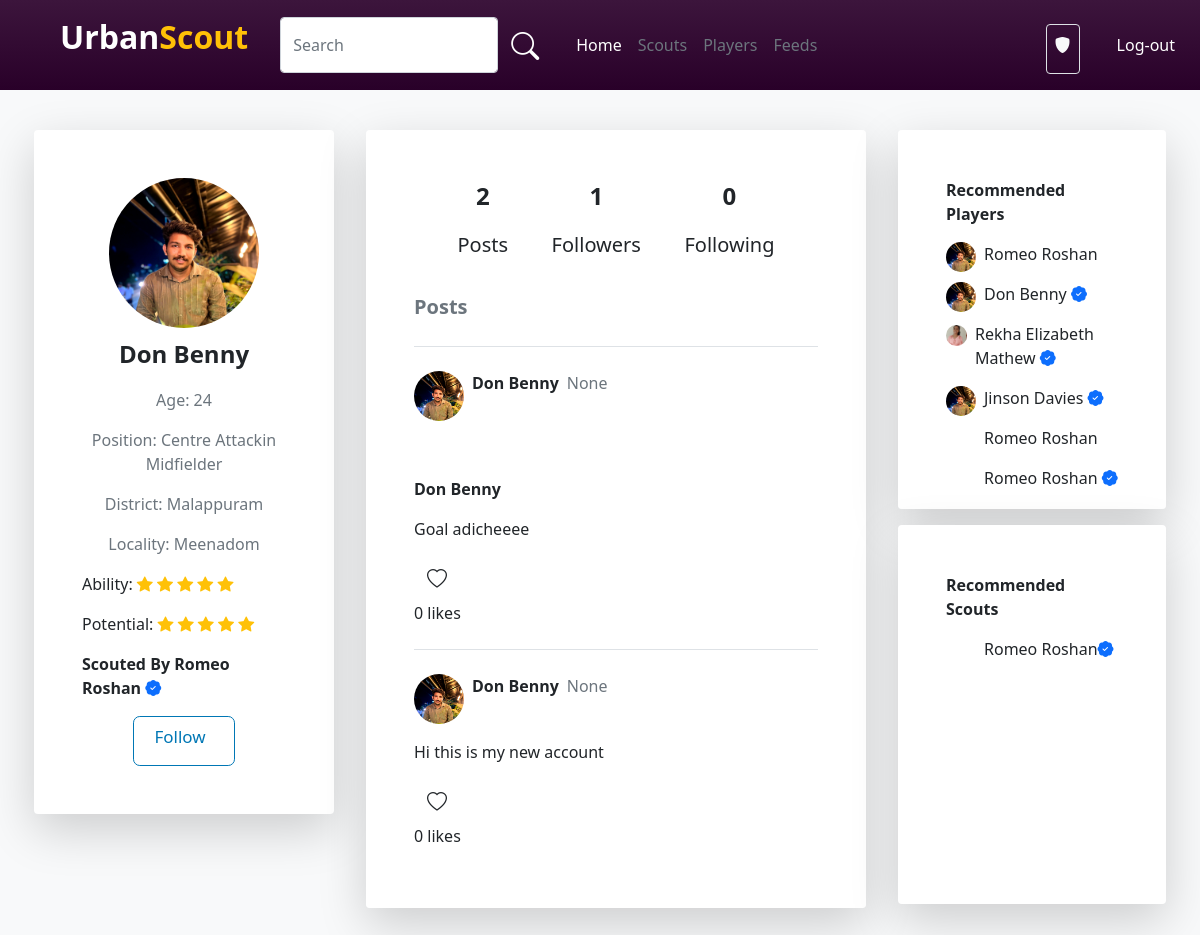
Before: /playerhome/20 with the older database file.
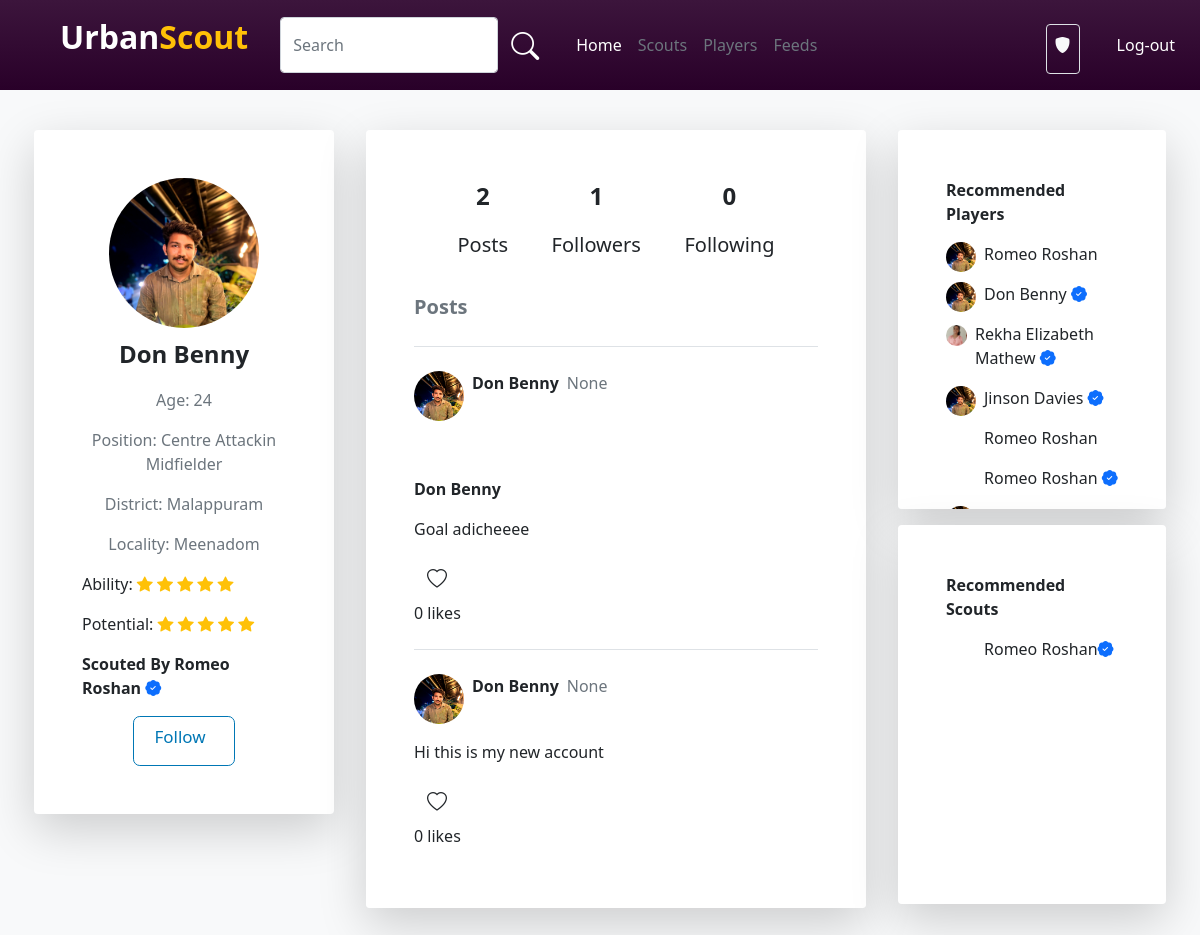
After: the same page with the newer database file.
### account/models.py (models this page shows)
class User(AbstractUser):
    username=models.CharField(max_length=32, blank=True, null=True)
    USERNAME_FIELD = 'email'
    email = models.EmailField(unique=True)
    img=models.ImageField(upload_to='pics',default='https://img.freepik.com/free-icon/man_318-677829.jpg',null=True)
    is_player=models.BooleanField('is_player',default=False)
    is_club=models.BooleanField('is_club',default=False)
    is_scout=models.BooleanField('is_scout',default=False)
    player_dob = models.DateField(("Date of Birth"), default=date.today, validators=[validate_dob])
    player_pos = models.CharField(("Position"),default='',max_length=30,choices=Pos_Choice)
    district = models.CharField(("District"),default='',max_length=20,choices=District_Choice)
    locality = models.CharField(("Locality"),default='',max_length=50,blank=True)
    player_foot = models.CharField(("Prefered Foot"),default='',max_length=10,choices=Foot_Choice)
    player_ability = models.IntegerField(("Ability"),default=0,choices=Ability_Choice)
    club_reputation = models.IntegerField(("Club Reputation"),default=0,choices=Ability_Choice)
    player_potential = models.IntegerField(("Potential"),default=0,choices=Ability_Choice)
    desc=models.CharField(("Description"),max_length=100, default='')
    club_name=models.CharField((("Club Name")),default='',max_length=30)
    scouted_by=models.CharField(max_length=30,default='')
    REQUIRED_FIELDS = []

class NewFeeds(models.Model):
    feed=models.CharField(max_length=200)
    img=models.ImageField(upload_to='pics',null=True)
    video = models.FileField(upload_to='pics',
    validators=[FileExtensionValidator(allowed_extensions=['MOV','avi','mp4','webm','mkv'])], null=True)
    user=models.ForeignKey(User,on_delete=models.CASCADE,related_name='newfeeds_as_user')
    datetime = models.DateTimeField(null=True)
    likes_cout=models.IntegerField(default=0)

### account/views.py (the view)
# urls.py: path('playerhome/<int:user_id>',views.playerHome,name="player-home"),
def playerHome(request,user_id):
    followingg=following.objects.filter(following_id=user_id).count()
    followers=following.objects.filter(followed_id=user_id).count()
    players = User.objects.filter(is_player=True)
    scout=User.objects.filter(is_scout=True)
    clubs=User.objects.filter(is_club=True)
    ability_range = range(0, 5)
    feeds=NewFeeds.objects.filter(user_id=user_id).order_by('-id')
    post_count=feeds.count()
    ability_range = range(0, 5)
    player=User.objects.filter(id=user_id)
    return render(request,'player-home.html',{'player':player,'abilityRange':ability_range,'clubdata':clubs,'playerdata':players,'scout':scout,'feeds':feeds,'followers':followers,'following':followingg,'post_count':post_count})

### template/player-home.html (shortened to what the changed rows need)
{% load static %}
<!DOCTYPE html>
<html lang="en">
<head>
    <link rel="stylesheet" href="{% static 'style.css' %}">
    <link href="https://cdn.jsdelivr.net/npm/bootstrap@5.0.2/dist/css/bootstrap.min.css" rel="stylesheet"
>
    <link rel="stylesheet" href="https://cdn.jsdelivr.net/npm/bootstrap-icons@1.10.5/font/bootstrap-icons.css">
</head>
<body class="bg-light">
    {% for i in player %}
    <div class="d-flex flex-wrap justify-content-center mt-4">
        <div class="col-lg-3 h-50 col-12 m-3 p-5 rounded bg-white shadow-lg position-sticky">
            <div class="">
                <div class="d-flex justify-content-center">
                    <div class="">
                        <img class="rounded-circle img-width" src={{i.img.url}} alt="">
                    </div>
                </div>
                <div class="text-center">
                    <p class="text-dark mt-2 fs-4 fw-bold">{{i.first_name}} {{i.last_name}}</p>
                    <p id="age" class="text-secondary"></p>
                    <p class="text-secondary">Position: {{i.player_pos}}</p>
                    <p class="text-secondary">District: {{i.district}}</p>
                    <p class="text-secondary">Locality: {{i.locality}}</p>
                </div>
                <div>
                    <p>Ability:{% with ability=i.player_ability %} {% for j in abilityRange %}
                        {% if j < ability %} <i class="bi bi-star-fill text-warning"></i>
                            {% else %}
                            <i class="bi bi-star text-warning"></i>
                            {% endif %}
                            {% endfor %}
                            {% endwith %}
                    </p>
                    <p>Potential:{% with potential=i.player_potential %} {% for j in abilityRange %}
                        {% if j < potential %} <i class="bi bi-star-fill text-warning"></i>
                            {% else %}
                            <i class="bi bi-star text-warning"></i>
                            {% endif %}
                            {% endfor %}
                            {% endwith %}
                    </p>
                    {% if i.scouted_by != '' %}
                    <p class="fw-bold">Scouted By {{i.scouted_by}} <i class="bi bi-patch-check-fill text-primary"></i>
                    </p>
                    {% endif %}
                    <div class="d-flex justify-content-center">
                        <button class="followbutton p-4" data-follow-id="{{ i.id }}">
                            <p class="">Follow</p>
                        </button>
                    </div>
                </div>
            </div>
        </div>
        <div class="col-lg-5 col-12 player-feeds m-3 p-5 rounded bg-white shadow-lg">
            <div class="d-flex justify-content-evenly mb-3">
                <div class="text-center">
                    <p class="fs-4 fw-bold">{{post_count}}</p>
                    <p class="fs-5">Posts</p>
                </div>
                <div class="text-center">
                    <p class="fs-4 fw-bold">{{followers}}</p>
                    <p class="fs-5">Followers</p>
                </div>
                <div class="text-center">
                    <p class="fs-4 fw-bold">{{following}}</p>
                    <p class="fs-5">Following</p>
                </div>
            </div>
            <p class="fw-bold fs-5 text-secondary">Posts</p>
            {% for j in feeds %}
            <div class="mt-4 border-top pt-4">
                <div class="d-flex">
                    <div class="feed-img">
                        <img class="w-100 rounded-circle" src={{i.img.url}} alt="">
                    </div>
                    <div class="ms-2 d-flex">
                        <p class="fw-bold">
                            {{i.first_name}} {{i.last_name}}
                        </p>
                        <p class="ms-2 text-secondary">{{j.datetime}}</p>
                    </div>
                </div>
                <div class="w-100 mt-3">
                        {% if j.img.url != '' %}
                    <div class="w-100 mt-3">
                    </div>
                    <p class="fw-bold mt-3">{{i.first_name}} {{i.last_name}}
                        {% endif %}
                </div>
                <div class="">
                    <p>{{j.feed}}</p>
                    <div class="mt-2">
                        <button class="btn shadow-none like-button" data-feed-id="{{ j.id }}">
                            <i class="bi bi-heart fs-5"></i>
                        </button>
                        <p id="likes-count-{{ j.id }}">{{ j.likes_cout }} likes</p>
                    </div>
                </div>
            </div>
            {% endfor %}
        </div>
        {% endfor %}
        {% if user.is_scout %}
        <div class="col-lg-3 col-12">
            <div class="m-3 p-5  player-recomendation rounded bg-white shadow-lg">
                <div>
                    <p class="fw-bold">Recommended Players</p>
                    {% for Players in playerdata %}
                    <a class="text-decoration-none text-dark" href="{% url 'player-home' Players.id %}">
                        <div class="d-flex">
                            <div class="rec-img-club">
                                <img class="w-100 rounded-circle" src="{{Players.img.url}}" alt="">
                            </div>
                            <p class="ms-2">{{Players.first_name}} {{Players.last_name}}{% if Players.scouted_by != ''%}
                                <i class="bi bi-patch-check-fill text-primary"></i>
                                {% endif %}
                            </p>
                            </p>
                        </div>
                    </a>
                    {% endfor %}
                </div>
            </div>
            <div class="m-3 p-5  player-recomendation rounded bg-white shadow-lg">
                <div>
                    <p class="fw-bold">Recommended Clubs</p>
                    {% for clubs in clubdata %}
                    {% if clubs.is_staff == 0 %}
                    <a class="text-decoration-none text-dark" href="{% url 'clubHome' clubs.id %}">
                        <div class="d-flex">
                            <div class="rec-img-club">
                                <img class="w-100 rounded-circle" src="{{clubs.img.url}}" alt="">
                            </div>
                            <p class="ms-2">{{clubs.club_name}} <i
                                    class="bi bi-patch-check-fill text-primary"></i></p>
                        </div>
                    </a>
                    {% endif %}
                    {% endfor %}
                </div>
            </div>
        </div>
        {% else %}
        <div class="col-lg-3 col-12">
            <div class="m-3 p-5  player-recomendation rounded bg-white shadow-lg">
                <div>
                    {% for Players in playerdata %}
                    <a class="text-decoration-none text-dark" href="{% url 'player-home' Players.id %}">
                        <div class="d-flex">
                            <div class="rec-img-club">
                                <img class="w-100 rounded-circle" src="{{Players.img.url}}" alt="">
                            </div>
                            <p class="ms-2">{{Players.first_name}} {{Players.last_name}}{% if Players.scouted_by != ''%}
                                <i class="bi bi-patch-check-fill text-primary"></i>
                                {% endif %}
                            </p>
                        </div>
                    </a>
                    {% endfor %}
                </div>
            </div>
            <div class="m-3 p-5  player-recomendation rounded bg-white shadow-lg">
                <div>
                    {% for scouts in scout %}
                    {% if scouts.is_staff == 0 %}
                    <a class="text-decoration-none text-dark" href="{% url 'scout-home' scouts.id %}">
                        <div class="d-flex">
                            <div class="rec-img-club">
                            </div>
                            <p class="ms-2">{{scouts.first_name}} {{scouts.last_name}}<i
                                    class="bi bi-patch-check-fill text-primary"></i></p>
                        </div>
                    </a>
                    {% endif %}
                    {% endfor %}
                </div>
            </div>
        </div>
        {% endif %}
    </div>
</body>
</html>

Changed rows visible on the page:
added User: img (picture)
